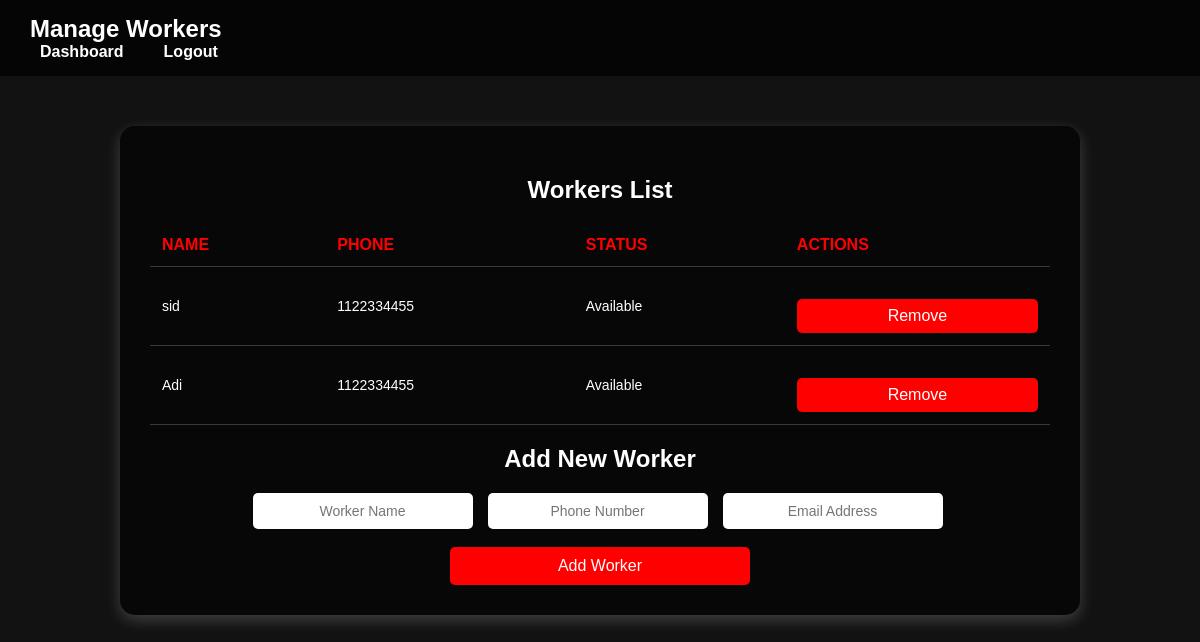
The app's page /manage-workers/ (signed in), older data.
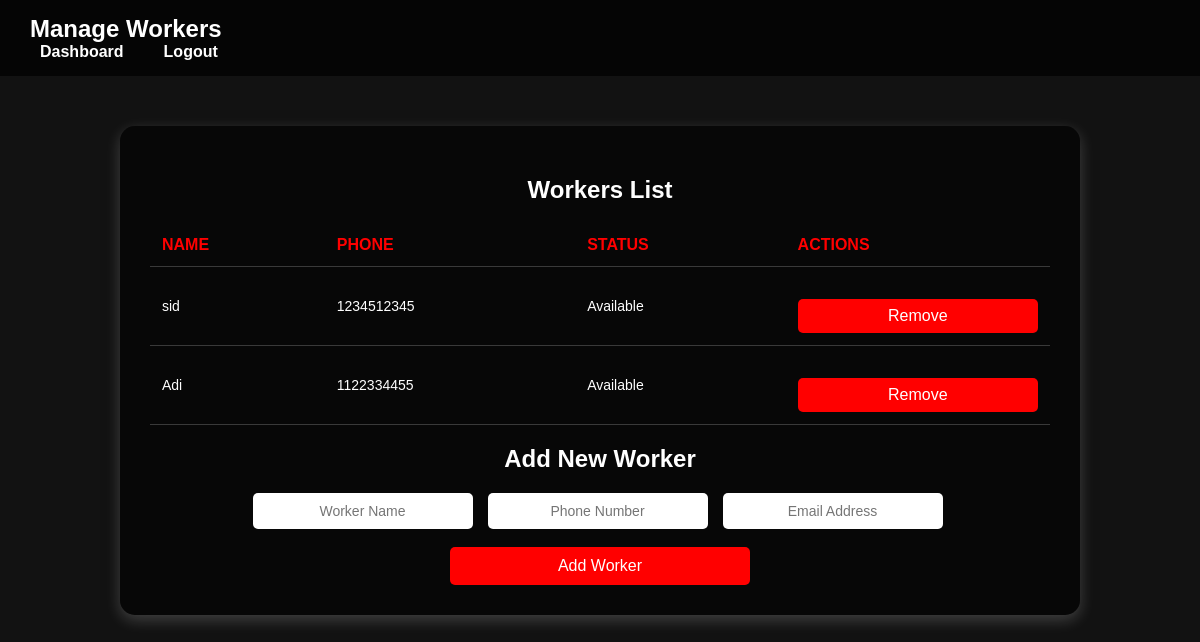
The same page, newer data.
### myapp/models.py (models this page shows, shortened)
class Worker(models.Model):
    garage = models.ForeignKey('Garage', on_delete=models.CASCADE)
    name = models.CharField(max_length=100)
    phone = models.CharField(max_length=15)
    email = models.EmailField(null=True, blank=True)
    STATUS_CHOICES = [
        ('available', 'Available'),
        ('assigned', 'Assigned'),
        ('unavailable', 'Unavailable'),
    ]
    status = models.CharField(max_length=11, choices=STATUS_CHOICES, default='available')
    current_request = models.ForeignKey('Request', null=True, blank=True, on_delete=models.SET_NULL, related_name='assigned_worker')  # Add related_name
    is_active = models.BooleanField(default=True)  # This is the toggle

### myapp/views.py (the view, shortened to what this page needs)
# urls.py: path('manage-workers/', views.manage_workers, name='manage_workers'),
def manage_workers(request):
    garage_id = request.session.get('garage_id')
    if not garage_id:
        return redirect('garage_owner_login')
    garage = Garage.objects.get(id=garage_id)
    workers = Worker.objects.filter(garage=garage)  # Fetch all workers of this garage
    return render(request, 'manage_worker.html', {'garage': garage, 'workers': workers})

### templates/manage_worker.html (shortened to what this page needs)
{% load static %}
<!DOCTYPE html>
<html lang="en">
<head>
    <link rel="stylesheet" href="{% static 'css/manage_workers.css' %}">
</head>
<body>
    <header>
        <nav>
            <h1>Manage Workers</h1>
            <ul>
                <li><a href="{% url 'garage_dashboard' %}">Dashboard</a></li>
                <li><a href="{% url 'logout' %}">Logout</a></li>
            </ul>
        </nav>
    </header>
    <section class="worker-management">
        <h2>Workers List</h2>
        <table>
            <tr>
                <th>Name</th>
                <th>Phone</th>
                <th>Status</th>
                <th>Actions</th>
            </tr>
            {% for worker in workers %}
            <tr>
                <td>{{ worker.name }}</td>
                <td>{{ worker.phone }}</td>
                <td>{{ worker.get_status_display }}</td>
                <td>
                    <form action="{% url 'remove_worker' worker.id %}" method="POST">
                        <button type="submit" class="btn-delete">Remove</button>
                    </form>
                </td>
            </tr>
            {% empty %}
            <tr>
                <td colspan="4">No workers added yet.</td>
            </tr>
            {% endfor %}
        </table>
        <h2>Add New Worker</h2>
        <form action="{% url 'add_worker' %}" method="POST">
            <input type="text" name="name" placeholder="Worker Name" required>
            <input type="tel" name="phone" placeholder="Phone Number" pattern="[\+0-9\-\(\)\s]{10,15}" required>
            <input type="email" name="email" placeholder="Email Address" required>
            <button type="submit">Add Worker</button>
        </form>
    </section>
</body>
</html>

Row changes from the older to the newer data that the page shows:
changed Worker "sid": phone "1122334455" → "1234512345"
